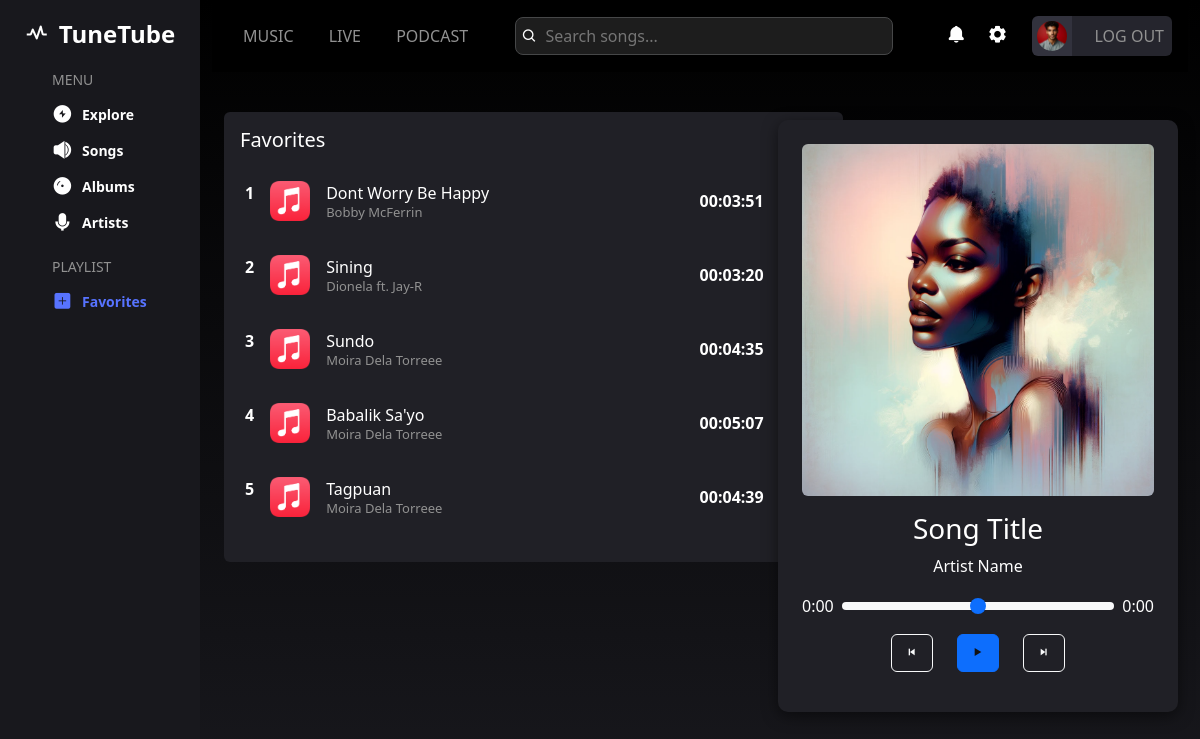
The page /favorite.php (signed in) on the database its author committed.
### tables this page shows
CREATE TABLE `songs` (
  `SongID` int(100) NOT NULL,
  `Title` varchar(200) NOT NULL,
  `Duration` time DEFAULT NULL,
  `FilePath` varchar(200) NOT NULL,
  `AlbumID` int(100) DEFAULT NULL,
  `ArtistID` int(100) DEFAULT NULL
);

CREATE TABLE `artists` (
  `ArtistID` int(100) NOT NULL,
  `Name` varchar(200) NOT NULL,
  `Genre` varchar(100) DEFAULT NULL
);

### database/fetch-favorite.php (the view, shortened to what this page needs)
<?php
include('db/dbconfig.php');
$userId = $_SESSION['user_id'];
$query = "SELECT songs.*, artists.Name AS ArtistName
          FROM songs
          LEFT JOIN artists ON songs.ArtistID = artists.ArtistID
          JOIN favorites ON songs.SongID = favorites.SongID
          WHERE favorites.UserID = ?";
$stmt = $connection->prepare($query);
$stmt->bind_param("i", $userId);
$stmt->execute();
$result = $stmt->get_result();
if ($result->num_rows > 0) {
    $counter = 1;
    while ($row = $result->fetch_assoc()) {
        $artistName = $row['ArtistName'] ? htmlspecialchars($row['ArtistName']) : 'Unknown Artist';
        echo "<div class='item d-flex justify-content-between align-items-center mb-4 song-row'
              data-title='" . htmlspecialchars($row['Title']) . "'
              data-artist='" . $artistName . "'
              data-file='" . htmlspecialchars($row['FilePath']) . "'
              data-song-id='" . $row['SongID'] . "'>";
        echo "<div class='info1 d-flex align-items-center gap-3'>";
        echo "<p class='fw-bold'>" . $counter++ . "</p>";
        echo "<img src='admin/img/song-bg.png' class='img-fluid' style='width: 40px; height: 40px;'>";
        echo "<div class='details'>";
        echo "<p class='mb-0 text'>" . htmlspecialchars($row['Title']) . "</p>";
        echo "<h5 class='mb-0'>" . $artistName . "</h5>";
        echo "</div>";
        echo "</div>";
        echo "<div class='d-flex align-items-center gap-3'>";
        echo "<p class='fw-bold mb-0'>" . htmlspecialchars($row['Duration']) . "</p>";
        echo "<button class='btn remove-from-favorite' data-song-id='" . $row['SongID'] . "' title='Remove from Favorites'>
                <i class='bx bxs-minus-square text-white'></i>
              </button>";
        echo "</div>";
        echo "</div>";
    }
} else {
    echo "No favorite songs available.";
}
?>

### admin/css/style.css (style rules this page uses)
body { background: linear-gradient(#000000, #18181d); color: #ffffff; }
.song-row { cursor: pointer; transition: background-color 0.3s ease; padding: 5px; border-radius: 5px; }

### admin/css/dashboard.css (style rules this page uses)
body { color: #fff; background-color: #121212; }
.info1 h5 { font-size: 13px; color: #919191; }

### rows shown on the page
songs: Title "Dont Worry Be Happy", ArtistID.Name "Bobby McFerrin", Duration "00:03:51"
songs: Title "Sining", ArtistID.Name "Dionela ft. Jay-R", Duration "00:03:20"
songs: Title "Sundo", ArtistID.Name "Moira Dela Torreee", Duration "00:04:35"
songs: Title "Babalik Sa'yo", ArtistID.Name "Moira Dela Torreee", Duration "00:05:07"
songs: Title "Tagpuan", ArtistID.Name "Moira Dela Torreee", Duration "00:04:39"
